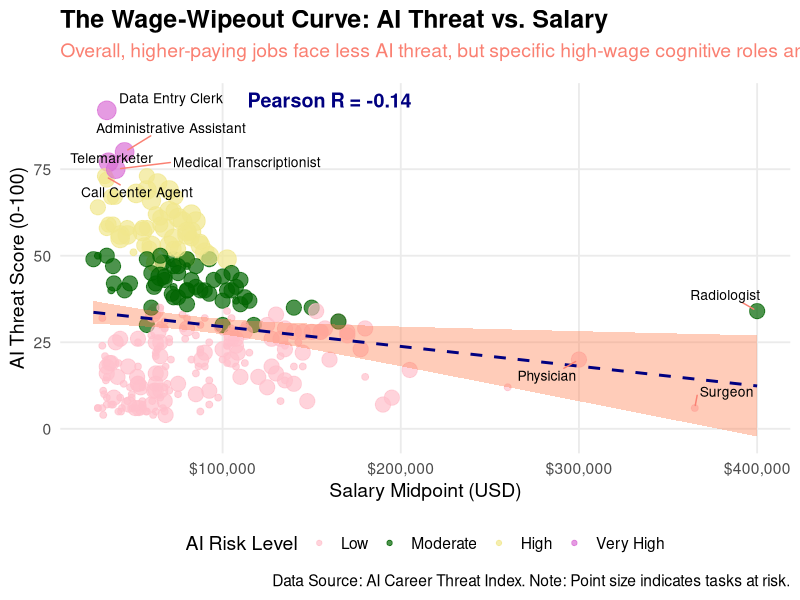
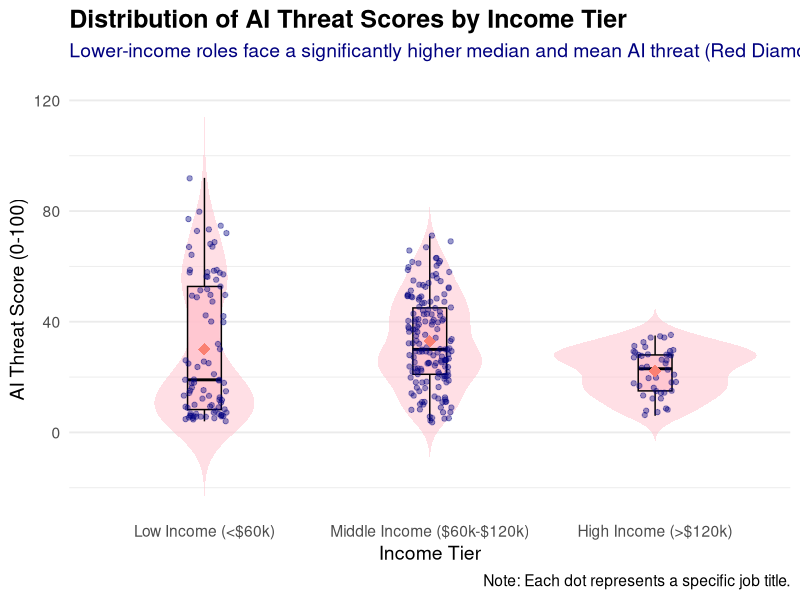
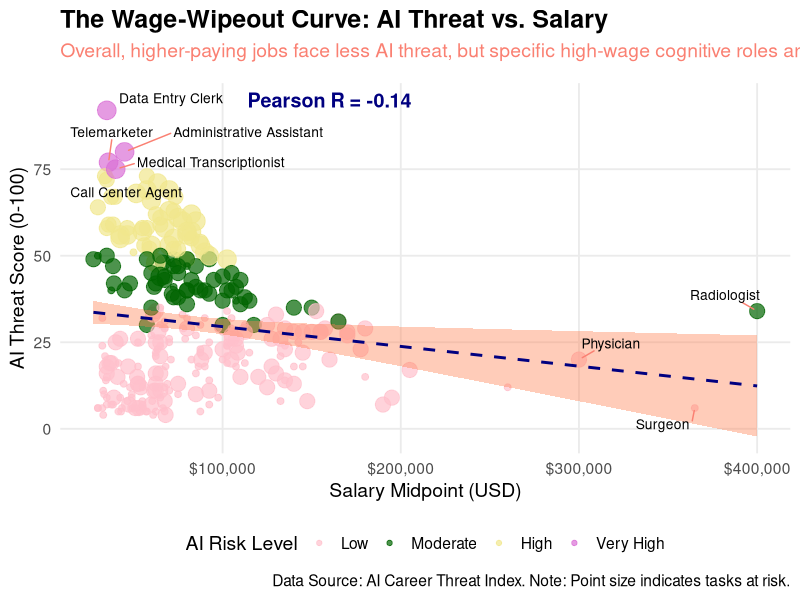
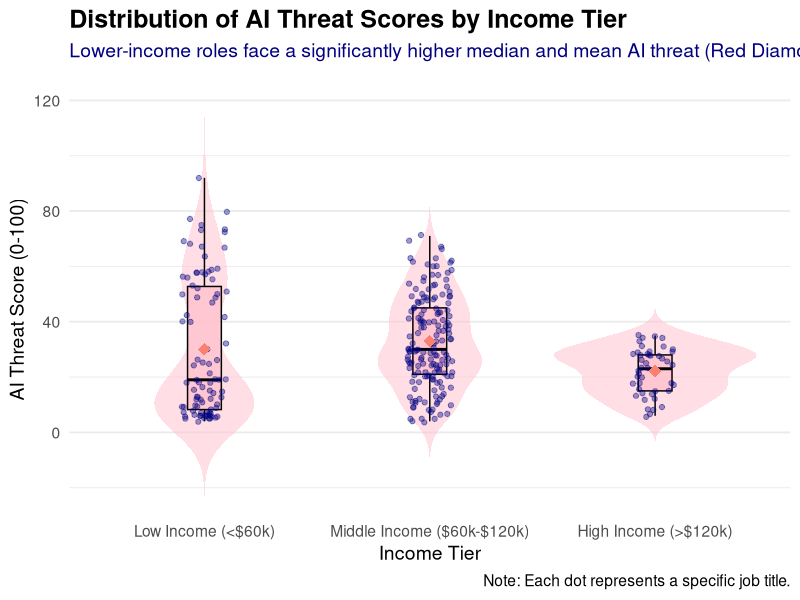

Here is the R script that generated these plots, in order:
## ---- chunk 1
#interesting graph libraries alluvial & table plots & steamgraphs 
library(readr)
library(tidyr)
library(dplyr)
#install.packages("ggalluvial")
library(ggalluvial)

## ---- chunk 2
project.dir <- "C:/Projects" 
dataset.dir <- file.path(project.dir, "Datasets") 
outputs.dir <- file.path(project.dir, "Output")
setwd(project.dir)
list.files(dataset.dir, pattern = "MERGED")

ai_career_threat_index <- read_csv("ai-career-threat-index.csv")
soc_crosswalk <- read_csv("soc-crosswalk.csv")

## ---- chunk 3

## ---- chunk 4
library(tidyverse)
library(scales)
library(ggrepel)

df <- read_csv("ai-career-threat-index.csv")

df_clean <- df %>%
  mutate(
    mid_salary = (salary_low_usd + salary_high_usd) / 2,
    income_tier = case_when(
      mid_salary < 60000 ~ "Low Income (<$60k)",
      mid_salary >= 60000 & mid_salary < 120000 ~ "Middle Income ($60k-$120k)",
      mid_salary >= 120000 ~ "High Income (>$120k)"
    ),
    income_tier = factor(income_tier, levels = c("Low Income (<$60k)", "Middle Income ($60k-$120k)", "High Income (>$120k)")),
    risk_level = factor(risk_level, levels = c("Low", "Moderate", "High", "Very High"))
  )
jobs_to_label <- df_clean %>%
  arrange(desc(score)) %>%
  slice(1:5) %>%
  bind_rows(
    df_clean %>% arrange(desc(mid_salary)) %>% slice(1:3)
  ) %>%
  distinct(title, .keep_all = TRUE)

# Visual 1
# Calculate the correlation and format it as text
cor_val <- cor(df_clean$mid_salary, df_clean$score, use = "complete.obs")
cor_label <- paste0("Pearson R = ", round(cor_val, 2))

scatter_plot_nice <- ggplot(df_clean, aes(x = mid_salary, y = score)) +
  # Add points
  geom_point(aes(color = risk_level, size = tasks_at_risk_count), alpha = 0.7) +
  
  # Add linear regression line
  geom_smooth(method = "lm", color = "navy", fill = "coral", linetype = "dashed") +
  
  # Add labels for outliers
  geom_text_repel(
    data = jobs_to_label,
    aes(label = title),
    size = 3.5,
    box.padding = 0.5,
    point.padding = 0.3,
    force = 2,
    segment.color = "salmon",
    max.overlaps = 20
  ) +
  
  # ADD CORRELATION MANUALLY HERE (Replaces stat_cor)
  annotate("text", x = 160000, y = 95, label = cor_label, size = 5, fontface = "bold", color = "navy") +
  
  # Formatting
  scale_x_continuous(labels = dollar_format()) +
  scale_color_manual(values = c("Low" = "pink", "Moderate" = "darkgreen", "High" = "khaki", "Very High" = "orchid")) +
  scale_size_continuous(range = c(2, 6), guide = "none") + 
  
  labs(
    title = "The Wage-Wipeout Curve: AI Threat vs. Salary",
    subtitle = "Overall, higher-paying jobs face less AI threat, but specific high-wage cognitive roles are heavily exposed.",
    x = "Salary Midpoint (USD)",
    y = "AI Threat Score (0-100)",
    color = "AI Risk Level",
    caption = "Data Source: AI Career Threat Index. Note: Point size indicates tasks at risk."
  ) +
  
  theme_minimal(base_size = 14) +
  theme(
    plot.title = element_text(face = "bold", size = 18),
    plot.subtitle = element_text(color = "salmon", margin = margin(b = 15)),
    legend.position = "bottom",
    panel.grid.minor = element_blank()
  )

print(scatter_plot_nice)

# Visual 2
distribution_plot_nice <- ggplot(df_clean, aes(x = income_tier, y = score, fill = income_tier)) +
  
  geom_violin(alpha = 0.5, trim = FALSE, color = NA) +
  geom_boxplot(width = 0.15, alpha = 0.8, outlier.shape = NA, color = "black") +
  geom_jitter(width = 0.1, alpha = 0.4, size = 1.5, color = "navy") +
  
  # Add a red diamond for the mean score
  stat_summary(fun = mean, geom = "point", shape = 18, size = 4, color = "salmon", fill = "salmon") +
  
  scale_fill_manual(values = c("Low Income (<$60k)" = "pink", 
                               "Middle Income ($60k-$120k)" = "pink", 
                               "High Income (>$120k)" = "pink")) +
  
  labs(
    title = "Distribution of AI Threat Scores by Income Tier",
    subtitle = "Lower-income roles face a significantly higher median and mean AI threat (Red Diamond = Mean).",
    x = "Income Tier",
    y = "AI Threat Score (0-100)",
    fill = "Income Tier",
    caption = "Note: Each dot represents a specific job title."
  ) +
  
  theme_minimal(base_size = 14) +
  theme(
    plot.title = element_text(face = "bold", size = 18),
    plot.subtitle = element_text(color = "navy", margin = margin(b = 15)),
    legend.position = "none", 
    panel.grid.major.x = element_blank()
  )
print(distribution_plot_nice)



ggsave("Person2_Scatter_Plot.png", plot = scatter_plot_nice, width = 10, height = 7, dpi = 300)

ggsave("Person2_Boxplot.png", plot = distribution_plot_nice, width = 10, height = 7, dpi = 300)
## ---- chunk 5

## ---- chunk 6
